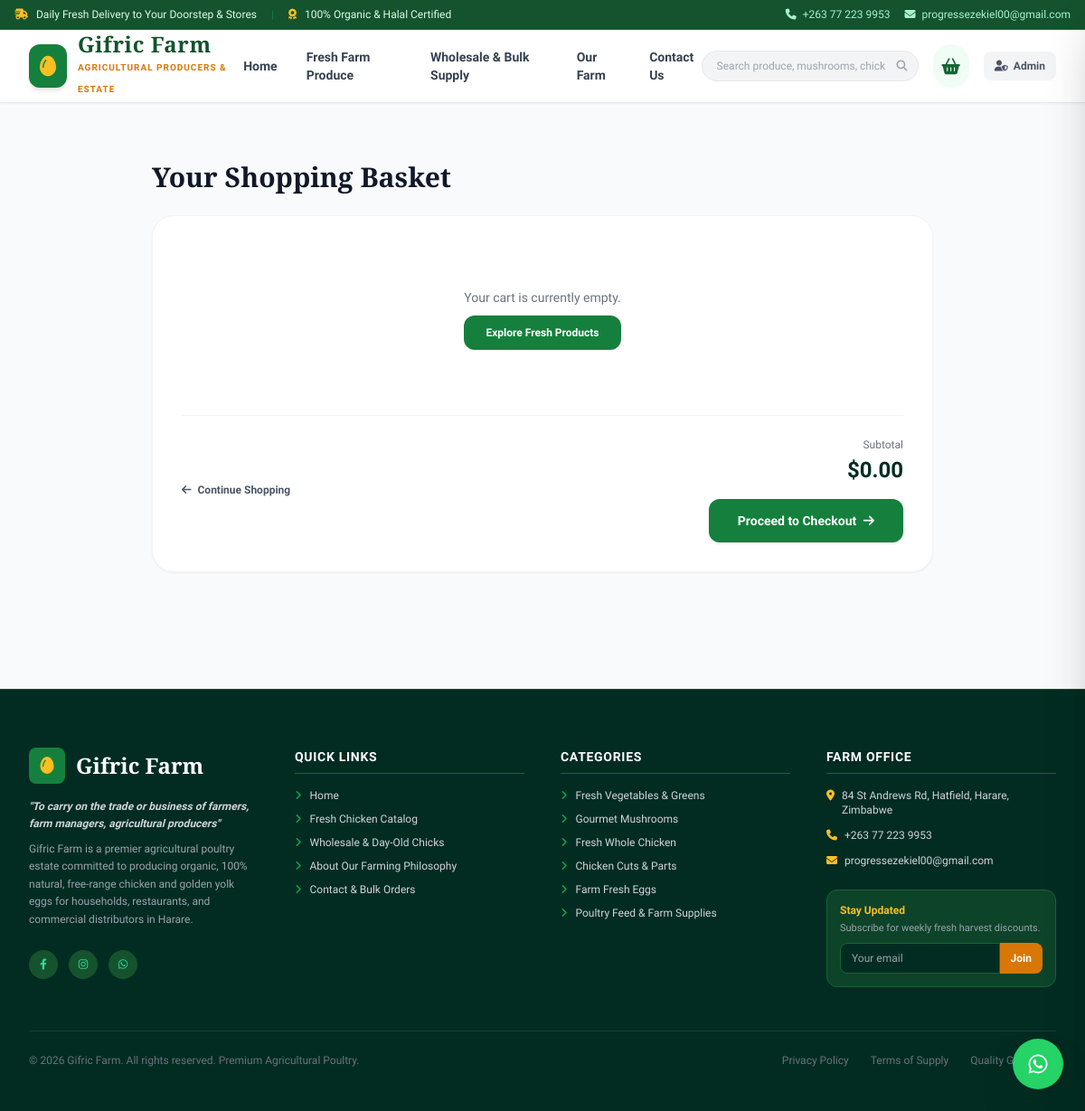
The page /cart on the database its author committed.
### models.py (models this page shows, shortened)
class Category(db.Model):
    __tablename__ = 'categories'
    id = db.Column(db.Integer, primary_key=True)
    name = db.Column(db.String(100), nullable=False)
    slug = db.Column(db.String(100), unique=True, nullable=False)
    description = db.Column(db.Text, nullable=True)
    products = db.relationship('Product', backref='category', lazy=True, cascade="all, delete-orphan")

### app.py (the view)
@app.route('/cart')
def cart():
    return render_template('cart.html')

### app.py (called while the page is built)
@app.context_processor
def inject_global_data():
    categories = Category.query.all()
    current_admin = None
    if session.get('admin_id'):
        current_admin = AdminUser.query.get(session.get('admin_id'))
    return {
        'all_categories': categories,
        'company_name': 'Gifric Farm',
        'company_phone': '+263 77 223 9953',
        'company_email': 'progressezekiel00@gmail.com',
        'company_address': '84 St Andrews Rd, Hatfield, Harare, Zimbabwe',
        'company_gps': '-17.8767, 31.0825',
        'company_motto': 'To carry on the trade or business of farmers, farm managers, agricultural producers',
        'current_admin': current_admin
    }

### templates/cart.html (shortened to what this page needs)
{% extends "base.html" %}
{% block content %}
<div class="max-w-4xl mx-auto px-4 py-12">
    <h1 class="text-3xl font-extrabold text-gray-900 mb-6 serif-font">Your Shopping Basket</h1>
    <div class="bg-white rounded-3xl border border-gray-100 p-6 sm:p-8 shadow-sm">
        <div id="cart-page-items" class="space-y-4">
        </div>
        <div class="border-t border-gray-100 mt-8 pt-6 flex flex-col sm:flex-row justify-between items-center">
            <a href="{{ url_for('products') }}" class="text-xs font-bold text-gray-600 hover:text-emerald-700 mb-4 sm:mb-0">
                <i class="fa-solid fa-arrow-left mr-1"></i> Continue Shopping
            </a>
            <div class="text-right w-full sm:w-auto">
                <div class="text-xs text-gray-500 mb-1">Subtotal</div>
                <div id="cart-page-subtotal" class="text-2xl font-black text-emerald-950 mb-4">$0.00</div>
                <a href="{{ url_for('checkout') }}" class="inline-block w-full sm:w-auto bg-emerald-700 hover:bg-emerald-800 text-white font-extrabold text-sm px-8 py-3.5 rounded-xl shadow transition">
                    Proceed to Checkout <i class="fa-solid fa-arrow-right ml-1"></i>
                </a>
            </div>
        </div>
    </div>
</div>
{% endblock %}

### templates/base.html (shortened to what this page needs)
<!DOCTYPE html>
<html lang="en">
<head>
    <script src="https://cdn.tailwindcss.com"></script>
    <link rel="stylesheet" href="https://cdnjs.cloudflare.com/ajax/libs/font-awesome/6.4.0/css/all.min.css">
    <link rel="stylesheet" href="{{ url_for('static', filename='css/style.css') }}">
</head>
<body class="bg-slate-50 flex flex-col min-h-screen">
    <div class="bg-emerald-900 text-emerald-100 text-xs py-2 px-4 border-b border-emerald-800">
        <div class="max-w-7xl mx-auto flex flex-col sm:flex-row justify-between items-center space-y-1 sm:space-y-0">
            <div class="flex items-center space-x-4">
                <span><i class="fa-solid fa-truck-fast text-amber-400 mr-1.5"></i> Daily Fresh Delivery to Your Doorstep & Stores</span>
                <span class="hidden md:inline text-emerald-700">|</span>
                <span class="hidden md:inline"><i class="fa-solid fa-award text-amber-400 mr-1.5"></i> 100% Organic & Halal Certified</span>
            </div>
            <div class="flex items-center space-x-4 text-emerald-200">
                <a href="tel:{{ company_phone }}" class="hover:text-white transition"><i class="fa-solid fa-phone mr-1"></i> {{ company_phone }}</a>
                <a href="mailto:{{ company_email }}" class="hidden sm:inline hover:text-white transition"><i class="fa-solid fa-envelope mr-1"></i> {{ company_email }}</a>
            </div>
        </div>
    </div>
    <nav class="sticky top-0 z-40 nav-glass shadow-sm">
        <div class="max-w-7xl mx-auto px-4 sm:px-6 lg:px-8">
            <div class="flex justify-between items-center h-20">
                <a href="{{ url_for('index') }}" class="flex items-center space-x-3 group">
                    <div class="w-12 h-12 rounded-xl bg-emerald-700 text-amber-400 flex items-center justify-center text-2xl shadow-md group-hover:scale-105 transition">
                        <i class="fa-solid fa-egg"></i>
                    </div>
                    <div>
                        <span class="serif-font text-2xl font-extrabold text-emerald-900 tracking-wide block leading-none">Gifric Farm</span>
                        <span class="text-[10px] uppercase font-bold text-amber-600 tracking-widest">Agricultural Producers & Estate</span>
                    </div>
                </a>
                <div class="hidden lg:flex items-center space-x-8 text-sm font-semibold text-gray-700">
                    <a href="{{ url_for('index') }}" class="hover:text-emerald-700 transition">Home</a>
                    <a href="{{ url_for('products') }}" class="hover:text-emerald-700 transition">Fresh Farm Produce</a>
                    <a href="{{ url_for('services') }}" class="hover:text-emerald-700 transition">Wholesale & Bulk Supply</a>
                    <a href="{{ url_for('about') }}" class="hover:text-emerald-700 transition">Our Farm</a>
                    <a href="{{ url_for('contact') }}" class="hover:text-emerald-700 transition">Contact Us</a>
                </div>
                <div class="flex items-center space-x-4">
                    <form action="{{ url_for('products') }}" method="GET" class="hidden sm:flex items-center relative">
                        <input type="text" name="q" placeholder="Search produce, mushrooms, chicken..."
                               class="w-48 lg:w-60 text-xs bg-gray-100 border border-gray-200 rounded-full py-2 pl-4 pr-9 focus:outline-none focus:ring-2 focus:ring-emerald-600 focus:bg-white transition">
                        <button type="submit" class="absolute right-3 text-gray-400 hover:text-emerald-700 text-xs">
                            <i class="fa-solid fa-magnifying-glass"></i>
                        </button>
                    </form>
                    <button type="button" onclick="window.gifricCart.openDrawer()" class="relative p-2.5 bg-emerald-50 text-emerald-800 rounded-full hover:bg-emerald-100 transition cursor-pointer">
                        <i class="fa-solid fa-basket-shopping text-lg"></i>
                    </button>
                    <a href="{{ url_for('admin') }}" class="hidden sm:inline-flex items-center text-xs font-bold text-gray-600 hover:text-emerald-700 bg-gray-100 hover:bg-gray-200 px-3 py-2 rounded-lg transition">
                        <i class="fa-solid fa-user-shield mr-1.5"></i> Admin
                    </a>
                </div>
            </div>
        </div>
    </nav>
    <main class="flex-grow">
        {% block content %}{% endblock %}
    </main>
    <footer class="bg-emerald-950 text-gray-300 mt-20 pt-16 pb-12 border-t border-emerald-900">
        <div class="max-w-7xl mx-auto px-4 sm:px-6 lg:px-8">
            <div class="grid grid-cols-1 md:grid-cols-2 lg:grid-cols-4 gap-10 mb-12">
                <div>
                    <div class="flex items-center space-x-3 mb-4">
                        <div class="w-10 h-10 rounded-lg bg-emerald-700 text-amber-400 flex items-center justify-center text-xl">
                            <i class="fa-solid fa-egg"></i>
                        </div>
                        <span class="serif-font text-2xl font-bold text-white">Gifric Farm</span>
                    </div>
                    <p class="text-xs leading-relaxed text-gray-300 mb-2 font-semibold italic text-amber-300">
                        "{{ company_motto }}"
                    </p>
                    <p class="text-xs leading-relaxed text-gray-400 mb-6">
                        Gifric Farm is a premier agricultural poultry estate committed to producing organic, 100% natural, free-range chicken and golden yolk eggs for households, restaurants, and commercial distributors in Harare.
                    </p>
                    <div class="flex space-x-3 text-emerald-400">
                        <a href="#" class="w-8 h-8 rounded-full bg-emerald-900 hover:bg-emerald-800 flex items-center justify-center transition"><i class="fa-brands fa-facebook-f text-xs"></i></a>
                        <a href="#" class="w-8 h-8 rounded-full bg-emerald-900 hover:bg-emerald-800 flex items-center justify-center transition"><i class="fa-brands fa-instagram text-xs"></i></a>
                        <a href="#" class="w-8 h-8 rounded-full bg-emerald-900 hover:bg-emerald-800 flex items-center justify-center transition"><i class="fa-brands fa-whatsapp text-xs"></i></a>
                    </div>
                </div>
                <div>
                    <h4 class="text-sm font-bold text-white uppercase tracking-wider mb-4 border-b border-emerald-800 pb-2">Quick Links</h4>
                    <ul class="space-y-2.5 text-xs">
                        <li><a href="{{ url_for('index') }}" class="hover:text-amber-400 transition"><i class="fa-solid fa-angle-right text-emerald-600 mr-1.5"></i> Home</a></li>
                        <li><a href="{{ url_for('products') }}" class="hover:text-amber-400 transition"><i class="fa-solid fa-angle-right text-emerald-600 mr-1.5"></i> Fresh Chicken Catalog</a></li>
                        <li><a href="{{ url_for('services') }}" class="hover:text-amber-400 transition"><i class="fa-solid fa-angle-right text-emerald-600 mr-1.5"></i> Wholesale & Day-Old Chicks</a></li>
                        <li><a href="{{ url_for('about') }}" class="hover:text-amber-400 transition"><i class="fa-solid fa-angle-right text-emerald-600 mr-1.5"></i> About Our Farming Philosophy</a></li>
                        <li><a href="{{ url_for('contact') }}" class="hover:text-amber-400 transition"><i class="fa-solid fa-angle-right text-emerald-600 mr-1.5"></i> Contact & Bulk Orders</a></li>
                    </ul>
                </div>
                <div>
                    <h4 class="text-sm font-bold text-white uppercase tracking-wider mb-4 border-b border-emerald-800 pb-2">Categories</h4>
                    <ul class="space-y-2.5 text-xs">
                        {% for cat in all_categories %}
                            <li><a href="{{ url_for('products', category=cat.slug) }}" class="hover:text-amber-400 transition"><i class="fa-solid fa-angle-right text-emerald-600 mr-1.5"></i> {{ cat.name }}</a></li>
                        {% endfor %}
                    </ul>
                </div>
                <div>
                    <h4 class="text-sm font-bold text-white uppercase tracking-wider mb-4 border-b border-emerald-800 pb-2">Farm Office</h4>
                    <ul class="space-y-3 text-xs text-gray-300 mb-6">
                        <li class="flex items-start space-x-2">
                            <i class="fa-solid fa-location-dot text-amber-400 mt-0.5"></i>
                            <span>{{ company_address }}</span>
                        </li>
                        <li class="flex items-center space-x-2">
                            <i class="fa-solid fa-phone text-amber-400"></i>
                            <span>{{ company_phone }}</span>
                        </li>
                        <li class="flex items-center space-x-2">
                            <i class="fa-solid fa-envelope text-amber-400"></i>
                            <span>{{ company_email }}</span>
                        </li>
                    </ul>
                    <div class="bg-emerald-900/60 p-3.5 rounded-xl border border-emerald-800">
                        <span class="text-xs font-bold text-amber-400 block mb-1">Stay Updated</span>
                        <p class="text-[11px] text-gray-400 mb-2">Subscribe for weekly fresh harvest discounts.</p>
                        <form onsubmit="event.preventDefault(); alert('Thank you for subscribing to Gifric Farm news!');" class="flex">
                            <input type="email" placeholder="Your email" required class="w-full text-xs px-3 py-2 bg-emerald-950 border border-emerald-800 rounded-l-lg text-white focus:outline-none">
                            <button type="submit" class="bg-amber-600 hover:bg-amber-700 text-white text-xs px-3 py-2 rounded-r-lg font-bold">Join</button>
                        </form>
                    </div>
                </div>
            </div>
            <div class="border-t border-emerald-900/60 pt-6 flex flex-col sm:flex-row justify-between items-center text-xs text-gray-500">
                <p>&copy; 2026 {{ company_name }}. All rights reserved. Premium Agricultural Poultry.</p>
                <div class="flex space-x-6 mt-3 sm:mt-0">
                    <span class="hover:text-gray-400">Privacy Policy</span>
                    <span class="hover:text-gray-400">Terms of Supply</span>
                    <span class="hover:text-gray-400">Quality Guarantee</span>
                </div>
            </div>
        </div>
    </footer>
    <a href="https://wa.me/263772239953?text=Hello%20Gifric%20Farm%2C%20I%20would%20like%20to%20inquire%20about%20your%20products."
       target="_blank"
       class="fixed bottom-6 right-6 z-50 bg-[#25D366] hover:bg-[#1fb855] text-white w-14 h-14 rounded-full flex items-center justify-center shadow-2xl transition-all hover:scale-110 group"
       title="Chat with us on WhatsApp">
        <i class="fa-brands fa-whatsapp text-2xl"></i>
    </a>
</body>
</html>

### static/css/style.css (style rules this page uses)
:root { --primary-green: #15803d; --primary-green-dark: #166534; --accent-amber: #d97706; --accent-amber-light: #fef3c7; --farm-bg: #f8faf6; }
body { font-family: 'Plus Jakarta Sans', sans-serif; background-color: var(--farm-bg); color: #1e293b; }
h1, h2, h3, .serif-font { font-family: 'Playfair Display', Georgia, serif; }
.nav-glass { background: rgba(255, 255, 255, 0.95); backdrop-filter: blur(12px); -webkit-backdrop-filter: blur(12px); border-bottom: 1px solid rgba(226, 232, 240, 0.8); }

### rows shown on the page
Category: name "Fresh Vegetables & Greens"
Category: name "Gourmet Mushrooms"
Category: name "Fresh Whole Chicken"
Category: name "Chicken Cuts & Parts"
Category: name "Farm Fresh Eggs"
Category: name "Poultry Feed & Farm Supplies"

### other values the page prints
{{ company_phone }} "+263 77 223 9953"
{{ company_email }} "progressezekiel00@gmail.com"
{{ company_motto }} "To carry on the trade or business of farmers, farm managers, agricultural producers"
{{ company_address }} "84 St Andrews Rd, Hatfield, Harare, Zimbabwe"
{{ company_name }} "Gifric Farm"
